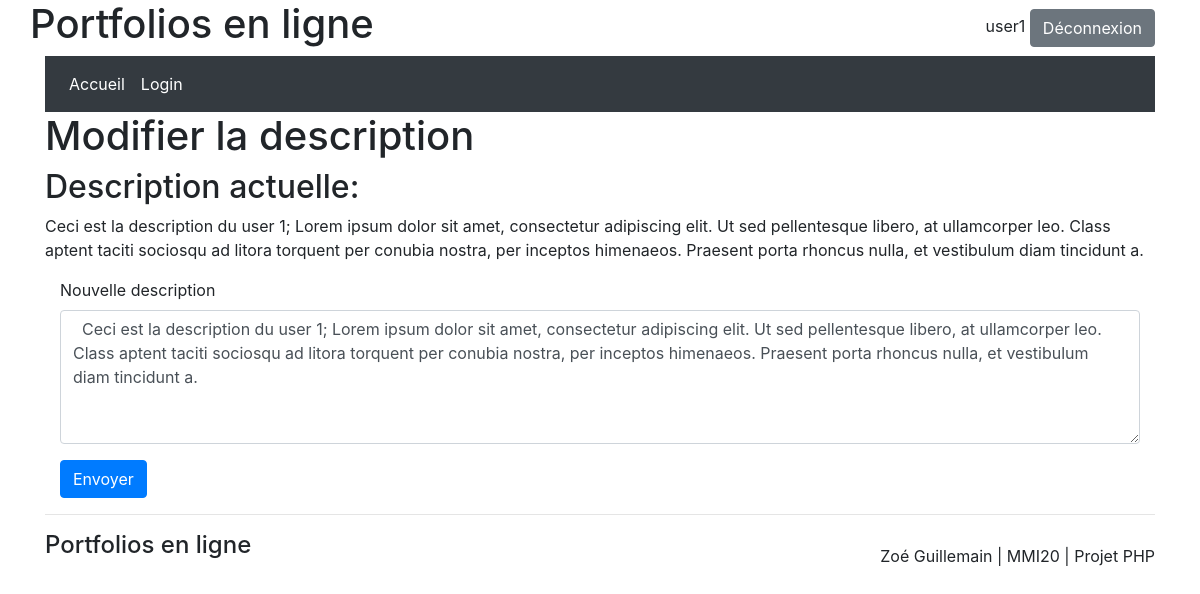
Page /modifdescrip.php (signed in) on the committed database.
### tables this page shows
CREATE TABLE IF NOT EXISTS `users` (
  `id` int(11) NOT NULL AUTO_INCREMENT,
  `username` varchar(256) NOT NULL,
  `password` varchar(256) NOT NULL,
  `description` varchar(500) NOT NULL,
  PRIMARY KEY (`id`)
);

### modifdescrip.php (the view, shortened to what this page needs)
<?php include_once("header.php");
$nom="";
if (isset($_SESSION["account"]["username"])) {
	$nom = $_SESSION["account"]["username"];
}
else {
	header('Location: index.php');
    exit();
}
$request="SELECT * FROM Users WHERE username='".$nom."'";
$resultat=$db->query($request);
$description=$resultat->fetch();
?>
<div class= "container">
	<div class="row">
		<h1>Modifier la description</h1>
	</div>
	<div class="row">
		<h2>Description actuelle: </h2>
		<p> <?php echo $description['description'];?></p>
	</div>
	<form action="modifdescrip.php" method="post">
		<div class="form-group">
			<label for="ndescrip">Nouvelle description</label>
			<textarea class="form-control" rows="5" id="ndescip" name="ndescrip"> <?php echo $description['description'];?> </textarea>
		</div>
	  	<button type="submit" name="submit" value="OK" class="btn btn-primary">Envoyer</button>
	</form>
</div>
<?php include_once("footer.php"); ?>

### rows in the picture
users: description "Ceci est la description du user 1; Lorem ipsum dolor sit amet, consectetur adipiscing elit. Ut sed pellentesque libero, at ullamcorper leo. Class aptent taciti sociosqu ad litora torquent per conubia nostra, per inceptos himenaeos. Praesent porta rhoncus nulla, et vestibulum diam tincidunt a.", ndescrip "Ceci est la description du user 1; Lorem ipsum dolor sit amet, consectetur adipiscing elit. Ut sed pellentesque libero, at ullamcorper leo. Class aptent taciti sociosqu ad litora torquent per conubia nostra, per inceptos himenaeos. Praesent porta rhoncus nulla, et vestibulum diam tincidunt a."

### other values in the picture
$_SESSION["account"]["username"] "user1"
